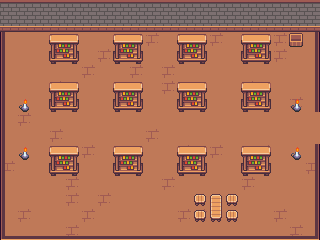

Below is a game level as drawn by its tile map, then a one-line description and the .tmx file that defines it, in full:
An orthogonal 20x15 tile map with 16x16 px tiles, 2 tile layers (Desen Katmanı 1, Desen Katmanı 2).

<map version="1.10" tiledversion="1.12.1" orientation="orthogonal" renderorder="right-down" width="20" height="15" tilewidth="16" tileheight="16" infinite="0" nextlayerid="3" nextobjectid="1">
 <tileset firstgid="1" source="interior_tiles.tsx" />
 <layer id="1" name="Desen Katmanı 1" width="20" height="15">
  <data encoding="csv">
100,100,100,100,100,100,100,100,100,100,100,100,100,100,100,100,100,100,100,100,
148,148,148,148,148,148,148,148,148,148,148,148,148,148,148,148,148,148,148,148,
289,289,289,289,289,289,289,289,289,290,289,289,289,290,289,289,289,290,289,289,
289,289,289,289,289,289,290,289,289,289,289,289,289,289,289,290,289,290,289,289,
289,289,289,289,289,290,289,289,290,289,290,289,289,289,289,289,289,289,289,289,
289,289,289,290,289,289,289,289,289,289,290,289,289,289,289,290,289,289,289,289,
289,289,289,289,289,289,289,289,289,289,289,289,289,289,289,289,289,289,290,289,
289,290,289,289,289,289,289,289,289,289,289,289,289,289,289,289,289,289,289,289,
289,289,289,290,289,289,289,289,289,290,289,289,289,289,289,289,289,289,289,289,
289,289,289,289,289,290,289,289,289,289,289,290,289,290,289,289,290,289,289,289,
290,289,289,289,289,289,289,289,289,289,289,289,289,289,289,289,289,289,289,290,
289,289,289,289,290,289,289,289,289,289,290,289,289,289,289,290,289,289,289,289,
289,289,289,289,290,289,290,289,289,289,289,289,289,289,289,289,289,289,289,289,
289,290,289,289,289,290,289,289,289,289,289,290,290,289,289,289,289,290,289,289,
289,289,289,289,290,289,289,289,289,289,289,289,289,289,289,289,289,289,290,289
</data>
 </layer>
 <layer id="2" name="Desen Katmanı 2" width="20" height="15">
  <data encoding="csv">
0,0,0,0,0,0,0,0,0,0,0,0,0,0,0,0,0,0,0,0,
0,0,0,0,0,0,0,0,0,0,0,0,0,0,0,0,0,0,0,0,
629,0,0,489,490,0,0,489,490,0,0,489,490,0,0,489,490,0,20,625,
629,0,0,537,538,0,0,537,538,0,0,537,538,0,0,537,538,0,0,625,
629,0,0,0,0,0,0,0,0,0,0,0,0,0,0,0,0,0,0,625,
629,0,0,489,490,0,0,489,490,0,0,489,490,0,0,489,490,0,0,625,
629,533,0,537,538,0,0,537,538,0,0,537,538,0,0,537,538,0,533,625,
629,0,0,0,0,0,0,0,0,0,0,0,0,0,0,0,0,0,0,0,
629,0,0,0,0,0,0,0,0,0,0,0,0,0,0,0,0,0,0,0,
629,533,0,489,490,0,0,489,490,0,0,489,490,0,0,489,490,0,533,625,
629,0,0,537,538,0,0,537,538,0,0,537,538,0,0,537,538,0,0,625,
629,0,0,0,0,0,0,0,0,0,0,0,0,0,0,0,0,0,0,625,
629,0,0,0,0,0,0,0,0,0,0,0,345,249,345,0,0,0,0,625,
629,0,0,0,0,0,0,0,0,0,0,0,345,297,345,0,0,0,0,625,
580,531,531,531,531,531,531,531,531,531,531,531,531,531,531,531,531,531,531,578
</data>
 </layer>
</map>
